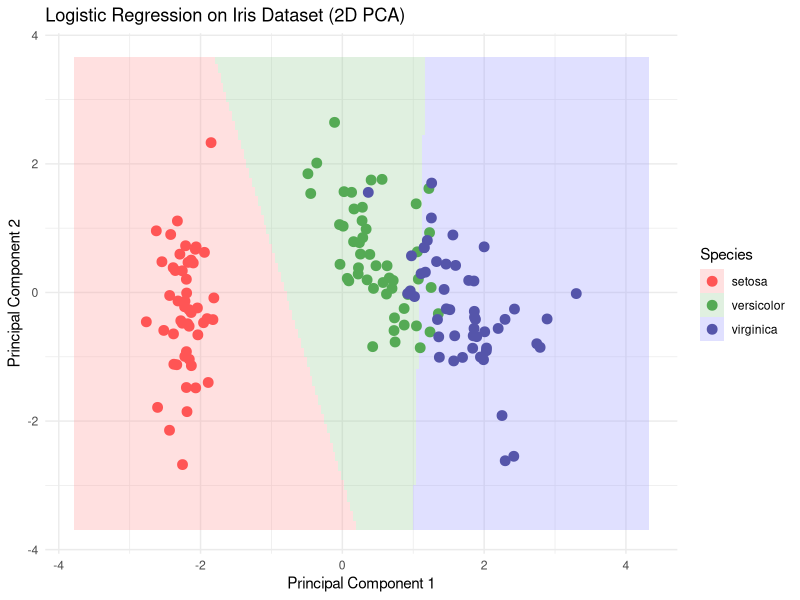
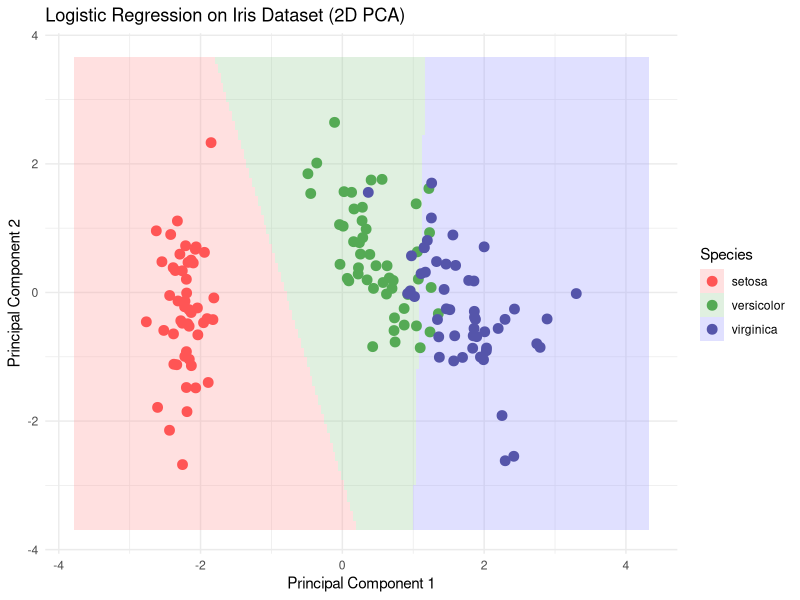

These figures' R source, in order:
# Load necessary libraries
library(ggplot2)
library(caret)
library(e1071)  # For logistic regression model compatibility with caret
library(dplyr)

# Load the iris dataset
data(iris)

# Perform PCA to reduce data to 2D for visualization
pca_model <- prcomp(iris[, 1:4], center = TRUE, scale. = TRUE)
iris_pca <- as.data.frame(pca_model$x[, 1:2])  # Take first 2 principal components
iris_pca$Species <- iris$Species

# Split the data into training and test sets (70/30 split)
set.seed(42)
train_indices <- createDataPartition(iris_pca$Species, p = 0.7, list = FALSE)
train_data <- iris_pca[train_indices, ]
test_data <- iris_pca[-train_indices, ]

# Train a logistic regression model using caret
model <- train(Species ~ ., data = train_data, method = "multinom")

# Predict classifications for the test set
test_data$Predicted <- predict(model, newdata = test_data)

# Create a grid for decision boundary visualization
x_min <- min(iris_pca$PC1) - 1
x_max <- max(iris_pca$PC1) + 1
y_min <- min(iris_pca$PC2) - 1
y_max <- max(iris_pca$PC2) + 1
grid <- expand.grid(PC1 = seq(x_min, x_max, length.out = 200),
                    PC2 = seq(y_min, y_max, length.out = 200))

# Predict classifications for the entire grid
grid$Species <- predict(model, newdata = grid)

# Plot the decision boundaries and the actual data points
plot <- ggplot() +
  geom_tile(data = grid, aes(x = PC1, y = PC2, fill = Species), alpha = 0.3) +
  geom_point(data = iris_pca, aes(x = PC1, y = PC2, color = Species), size = 3) +
  labs(title = "Logistic Regression on Iris Dataset (2D PCA)",
       x = "Principal Component 1", y = "Principal Component 2") +
  theme_minimal() +
  scale_fill_manual(values = c("setosa" = "#FF9999", "versicolor" = "#99CC99", "virginica" = "#9999FF")) +
  scale_color_manual(values = c("setosa" = "#FF5555", "versicolor" = "#55AA55", "virginica" = "#5555AA"))

# Save the plot to disk
ggsave("iris_classification_R.png", plot, width = 10, height = 6)

# Show the plot
print(plot)

